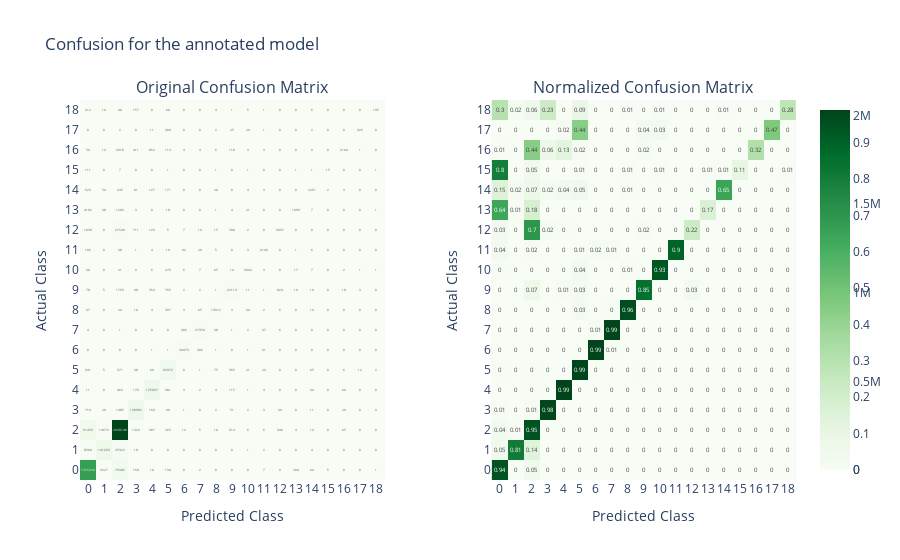

Here is the notebook cell this chart was saved with:
### Code cell
import plotly.graph_objects as go
from plotly.subplots import make_subplots
import numpy as np
from sklearn.metrics import confusion_matrix


cm = confusion_matrix(y_test, y_pred)

cm_normalized = cm.astype('float') / cm.sum(axis=1)[:, np.newaxis]

fig = make_subplots(
    rows=1, cols=2,
    subplot_titles=("Original Confusion Matrix", "Normalized Confusion Matrix"),
    horizontal_spacing=0.15  
)

fig.add_trace(
    go.Heatmap(
        z=cm,
        x=class_labels,
        y=class_labels,
        colorscale='Greens',
        text=cm,
        texttemplate="%{text}",
        showscale=True
    ),
    row=1, col=1
)

fig.add_trace(
    go.Heatmap(
        z=cm_normalized,
        x=class_labels,
        y=class_labels,
        colorscale='Greens',
        text=np.round(cm_normalized, 2),
        texttemplate="%{text}",
        showscale=True
    ),
    row=1, col=2
)

fig.update_layout(
    title_text="Confusion for the annotated model",
    xaxis_title="Predicted Class",
    yaxis_title="Actual Class",
    xaxis2_title="Predicted Class",
    yaxis2_title="Actual Class"
)

fig.show()

### Figure 1 — Plotly figure (JSON) as saved in the notebook; plotly's stock layout.template omitted (floating-point values rounded to 4 significant figures; data arrays with more than 128 entries replaced by an {"elided": "..."} marker saying what was removed)
{"data": [{"colorscale": [[0, "rgb(247,252,245)"], [0.125, "rgb(229,245,224)"], [0.25, "rgb(199,233,192)"], [0.375, "rgb(161,217,155)"], [0.5, "rgb(116,196,118)"], [0.625, "rgb(65,171,93)"], [0.75, "rgb(35,139,69)"], [0.875, "rgb(0,109,44)"], [1, "rgb(0,68,27)"]], "showscale": true, "text": {"elided": "19x19 int values"}, "texttemplate": "%{text}", "type": "heatmap", "x": ["0", "1", "2", "3", "4", "5", "6", "7", "8", "9", "10", "11", "12", "13", "14", "15", "16", "17", "18"], "xaxis": "x", "y": ["0", "1", "2", "3", "4", "5", "6", "7", "8", "9", "10", "11", "12", "13", "14", "15", "16", "17", "18"], "yaxis": "y", "z": {"elided": "19x19 int values"}}, {"colorscale": [[0, "rgb(247,252,245)"], [0.125, "rgb(229,245,224)"], [0.25, "rgb(199,233,192)"], [0.375, "rgb(161,217,155)"], [0.5, "rgb(116,196,118)"], [0.625, "rgb(65,171,93)"], [0.75, "rgb(35,139,69)"], [0.875, "rgb(0,109,44)"], [1, "rgb(0,68,27)"]], "showscale": true, "text": {"elided": "19x19 float values"}, "texttemplate": "%{text}", "type": "heatmap", "x": ["0", "1", "2", "3", "4", "5", "6", "7", "8", "9", "10", "11", "12", "13", "14", "15", "16", "17", "18"], "xaxis": "x2", "y": ["0", "1", "2", "3", "4", "5", "6", "7", "8", "9", "10", "11", "12", "13", "14", "15", "16", "17", "18"], "yaxis": "y2", "z": {"elided": "19x19 float values"}}], "layout": {"annotations": [{"font": {"size": 16}, "showarrow": false, "text": "Original Confusion Matrix", "x": 0.2125, "xanchor": "center", "xref": "paper", "y": 1, "yanchor": "bottom", "yref": "paper"}, {"font": {"size": 16}, "showarrow": false, "text": "Normalized Confusion Matrix", "x": 0.7875, "xanchor": "center", "xref": "paper", "y": 1, "yanchor": "bottom", "yref": "paper"}], "title": {"text": "Confusion for the annotated model"}, "xaxis": {"anchor": "y", "domain": [0, 0.425], "title": {"text": "Predicted Class"}}, "xaxis2": {"anchor": "y2", "domain": [0.575, 1], "title": {"text": "Predicted Class"}}, "yaxis": {"anchor": "x", "domain": [0, 1], "title": {"text": "Actual Class"}}, "yaxis2": {"anchor": "x2", "domain": [0, 1], "title": {"text": "Actual Class"}}}}
